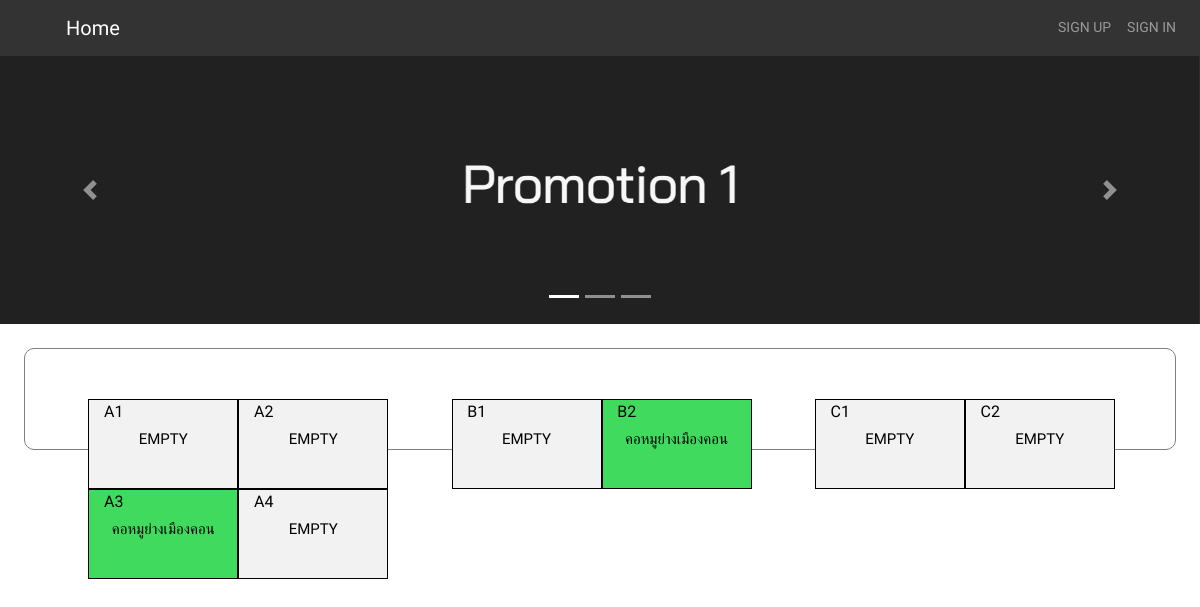
/, run on an earlier commit of the app's database.
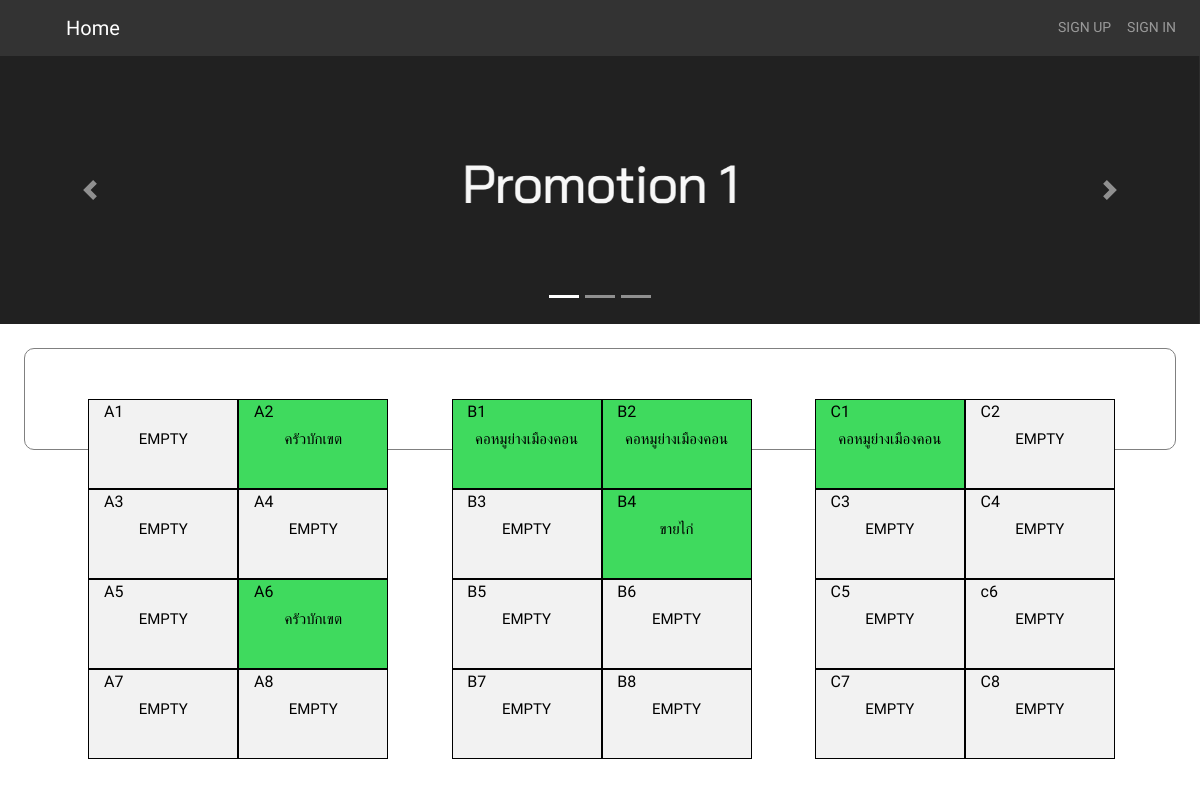
And on a later commit of the database.
### tables this page shows
CREATE TABLE `block` (
  `block_id` int(10) NOT NULL,
  `block_code` varchar(255) NOT NULL,
  `shop_id` int(10) NOT NULL,
  `price` int(10) NOT NULL
);

CREATE TABLE `shop` (
  `shop_id` int(10) NOT NULL,
  `user_id` int(10) NOT NULL,
  `name` varchar(255) NOT NULL,
  `info` varchar(255) NOT NULL,
  `img` varchar(255) NOT NULL
);

### content/index.php (the view, shortened to what this page needs)
<body>
	<div id="carouselExampleIndicators" class="carousel slide" data-ride="carousel">
		<ol class="carousel-indicators">
			<li data-target="#carouselExampleIndicators" data-slide-to="0" class="active"></li>
			<li data-target="#carouselExampleIndicators" data-slide-to="1"></li>
			<li data-target="#carouselExampleIndicators" data-slide-to="2"></li>
		</ol>
		<div class="carousel-inner">
			<div class="carousel-item active">
				<img src="src/img/PM1.png" class="d-block w-100" alt="...">
			</div>
		</div>
		<a class="carousel-control-prev" href="#carouselExampleIndicators" role="button" data-slide="prev">
			<span class="carousel-control-prev-icon" aria-hidden="true"></span>
		</a>
		<a class="carousel-control-next" href="#carouselExampleIndicators" role="button" data-slide="next">
			<span class="carousel-control-next-icon" aria-hidden="true"></span>
		</a>
	</div>
	<div class="con">
		<?php
			$count = 1;
			$query = mysqli_query($conn, "select * from block");
			while ($result = mysqli_fetch_assoc($query)) {
				$name_query = mysqli_query($conn, "select name from shop where shop_id =" . $result['shop_id']) or die(mysqli_error($query));
				$result_name = mysqli_fetch_assoc($name_query);
				$name = $result_name['name'];
				if ($count % 2 == 1) {
					$ml = "";
				};
				if ($count % 2 == 0) {
					$ml = "style='margin-left:0'";
				};
				if ($name == "EMPTY") {
					if (isset($role)) {
						if ($role == "merchant") { ?>
							<div class="card-act emp-card" <?php echo ($ml) ?> onclick="books('<?php echo $result['block_code']?>','<?php echo $result['price'] ?>');">
								<div class="nav-code"><span><?php echo ($result['block_code']) ?></span></div>
								<div class="t-incard"><span><?php echo ($name) ?></span></div>
							</div>
						<?php }
						else { ?>
							<div class="card-act emp-card" <?php echo ($ml) ?>>
								<div class="nav-code"><span><?php echo ($result['block_code']) ?></span></div>
								<div class="t-incard"><span><?php echo ($name) ?></span></div>
							</div>
						<?php }
					}
					else { ?>
						<div class="card-act emp-card" <?php echo ($ml) ?>>
							<div class="nav-code"><span><?php echo ($result['block_code']) ?></span></div>
							<div class="t-incard"><span><?php echo ($name) ?></span></div>
						</div>
					<?php }
				}
				else { ?>
						<div class="card-act" <?php echo ($ml) ?> onclick="shop('<?php echo ($result['block_code']) ?>');">
							<div class="nav-code"><span><?php echo ($result['block_code']) ?></span></div>
							<div class="t-incard"><span><?php echo ($name) ?></span></div>
						</div>
				<?php }
				$count++;
			}
		?>
	</div>
</body>

What changed in the data, as far as the page shows it:
changed block (number 2 of 24 on the later page): shop.name "EMPTY" → "ครัวบักเขต"
changed block (number 3 of 24 on the later page): shop.name "EMPTY" → "คอหมูย่างเมืองคอน"
changed block (number 5 of 24 on the later page): shop.name "EMPTY" → "คอหมูย่างเมืองคอน"
changed block (number 7 of 24 on the later page): shop.name "คอหมูย่างเมืองคอน" → "EMPTY"
added block: block_code "B3", shop.name "EMPTY"
added block: block_code "B4", shop.name "ขายไก่"
added block: block_code "C3", shop.name "EMPTY"
added block: block_code "C4", shop.name "EMPTY"
added block: block_code "A5", shop.name "EMPTY"
added block: block_code "A6", shop.name "ครัวบักเขต"
added block: block_code "B5", shop.name "EMPTY"
added block: block_code "B6", shop.name "EMPTY"
added block: block_code "C5", shop.name "EMPTY"
added block: block_code "c6", shop.name "EMPTY"
added block: block_code "A7", shop.name "EMPTY"
added block: block_code "A8", shop.name "EMPTY"
added block: block_code "B7", shop.name "EMPTY"
added block: block_code "B8", shop.name "EMPTY"
added block: block_code "C7", shop.name "EMPTY"
added block: block_code "C8", shop.name "EMPTY"
